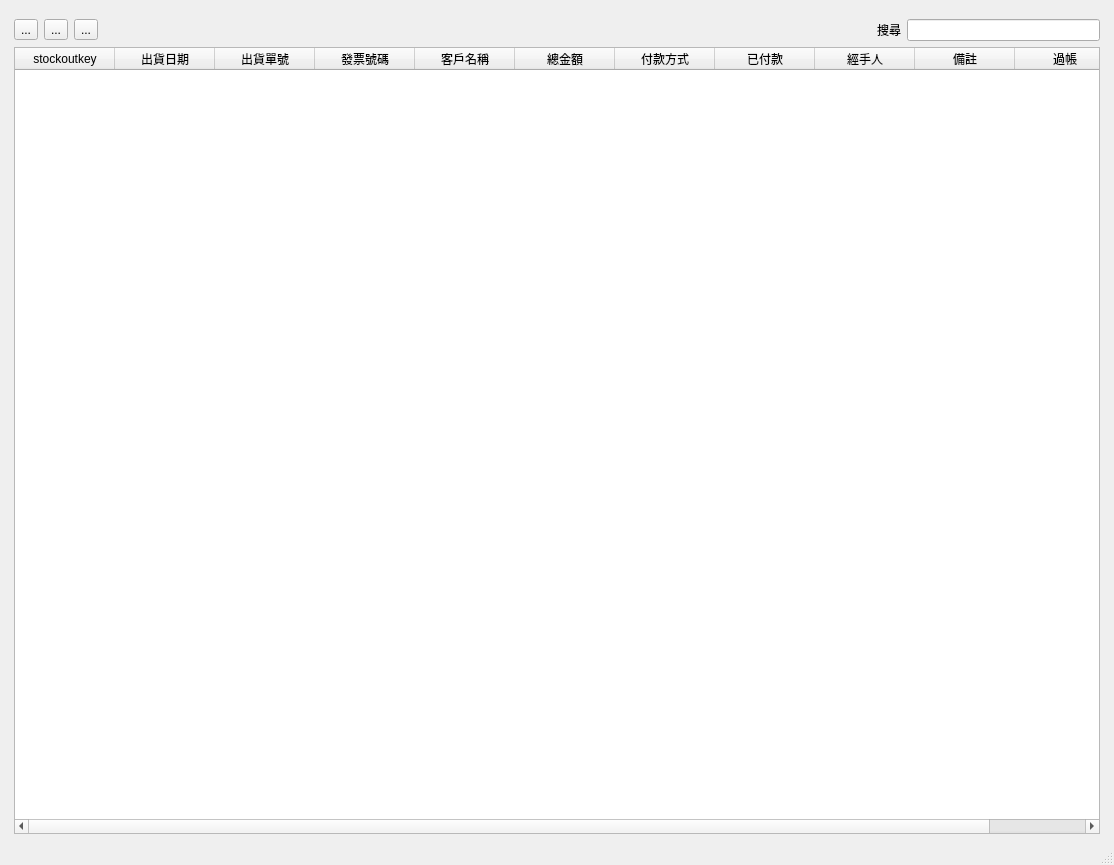
<?xml version="1.0" encoding="UTF-8"?>
<ui version="4.0">
 <class>stock_out_list</class>
 <widget class="QMainWindow" name="stock_out_list">
  <property name="geometry">
   <rect>
    <x>0</x>
    <y>0</y>
    <width>1114</width>
    <height>865</height>
   </rect>
  </property>
  <property name="windowTitle">
   <string>出貨資料</string>
  </property>
  <widget class="QWidget" name="centralwidget">
   <layout class="QHBoxLayout" name="horizontalLayout">
    <item>
     <layout class="QVBoxLayout" name="verticalLayout">
      <property name="leftMargin">
       <number>5</number>
      </property>
      <property name="topMargin">
       <number>10</number>
      </property>
      <property name="rightMargin">
       <number>5</number>
      </property>
      <property name="bottomMargin">
       <number>0</number>
      </property>
      <item>
       <layout class="QHBoxLayout" name="horizontalLayout_5">
        <item>
         <widget class="QToolButton" name="toolButton_add_stock">
          <property name="text">
           <string>...</string>
          </property>
          <property name="icon">
           <iconset>
            <normaloff>../icons/gtk-add.svg</normaloff>../icons/gtk-add.svg</iconset>
          </property>
         </widget>
        </item>
        <item>
         <widget class="QToolButton" name="toolButton_remove_stock">
          <property name="text">
           <string>...</string>
          </property>
          <property name="icon">
           <iconset>
            <normaloff>../icons/gtk-remove.svg</normaloff>../icons/gtk-remove.svg</iconset>
          </property>
         </widget>
        </item>
        <item>
         <widget class="QToolButton" name="toolButton_edit_stock">
          <property name="toolTip">
           <string>匯入院所資料</string>
          </property>
          <property name="text">
           <string>...</string>
          </property>
          <property name="icon">
           <iconset>
            <normaloff>../icons/gtk-edit.svg</normaloff>../icons/gtk-edit.svg</iconset>
          </property>
         </widget>
        </item>
        <item>
         <spacer name="horizontalSpacer_3">
          <property name="orientation">
           <enum>Qt::Horizontal</enum>
          </property>
          <property name="sizeHint" stdset="0">
           <size>
            <width>40</width>
            <height>20</height>
           </size>
          </property>
         </spacer>
        </item>
        <item>
         <spacer name="horizontalSpacer">
          <property name="orientation">
           <enum>Qt::Horizontal</enum>
          </property>
          <property name="sizeHint" stdset="0">
           <size>
            <width>40</width>
            <height>20</height>
           </size>
          </property>
         </spacer>
        </item>
        <item>
         <spacer name="horizontalSpacer_2">
          <property name="orientation">
           <enum>Qt::Horizontal</enum>
          </property>
          <property name="sizeHint" stdset="0">
           <size>
            <width>40</width>
            <height>20</height>
           </size>
          </property>
         </spacer>
        </item>
        <item>
         <spacer name="horizontalSpacer_4">
          <property name="orientation">
           <enum>Qt::Horizontal</enum>
          </property>
          <property name="sizeHint" stdset="0">
           <size>
            <width>40</width>
            <height>20</height>
           </size>
          </property>
         </spacer>
        </item>
        <item>
         <widget class="QLabel" name="label">
          <property name="text">
           <string>搜尋</string>
          </property>
         </widget>
        </item>
        <item>
         <widget class="QLineEdit" name="lineEdit_query"/>
        </item>
       </layout>
      </item>
      <item>
       <widget class="QTableWidget" name="tableWidget_stock_out_list">
        <property name="editTriggers">
         <set>QAbstractItemView::NoEditTriggers</set>
        </property>
        <property name="selectionMode">
         <enum>QAbstractItemView::SingleSelection</enum>
        </property>
        <property name="selectionBehavior">
         <enum>QAbstractItemView::SelectRows</enum>
        </property>
        <column>
         <property name="text">
          <string>stockoutkey</string>
         </property>
        </column>
        <column>
         <property name="text">
          <string>出貨日期</string>
         </property>
        </column>
        <column>
         <property name="text">
          <string>出貨單號</string>
         </property>
        </column>
        <column>
         <property name="text">
          <string>發票號碼</string>
         </property>
        </column>
        <column>
         <property name="text">
          <string>客戶名稱</string>
         </property>
        </column>
        <column>
         <property name="text">
          <string>總金額</string>
         </property>
        </column>
        <column>
         <property name="text">
          <string>付款方式</string>
         </property>
        </column>
        <column>
         <property name="text">
          <string>已付款</string>
         </property>
        </column>
        <column>
         <property name="text">
          <string>經手人</string>
         </property>
        </column>
        <column>
         <property name="text">
          <string>備註</string>
         </property>
        </column>
        <column>
         <property name="text">
          <string>過帳</string>
         </property>
        </column>
       </widget>
      </item>
     </layout>
    </item>
   </layout>
  </widget>
  <widget class="QStatusBar" name="statusbar"/>
  <widget class="QMenuBar" name="menubar">
   <property name="geometry">
    <rect>
     <x>0</x>
     <y>0</y>
     <width>1114</width>
     <height>33</height>
    </rect>
   </property>
  </widget>
 </widget>
 <resources/>
 <connections/>
</ui>
